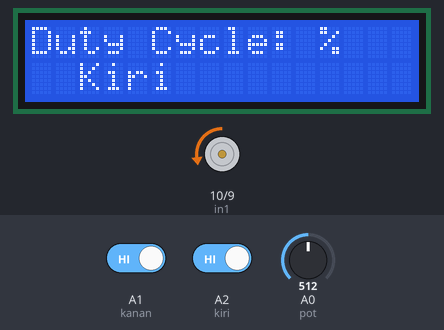
Recording of a sketch running on a simulated Arduino Uno, built with avr-gcc and run on an emulated ATmega328P. Parts: 16×2 character LCD, motor-driver pin pairs drawn as motors (green arrow = first pin HIGH = forward, orange = second pin HIGH = backward, longer = more drive, scaled by the enable pin). Inputs (shaded band) come from the test bench; at power-on: A1 (kanan) HIGH, A0 (pot) = 512, A2 (kiri) HIGH.

Above: at 3.2 s.
3.3 s: A1 (kanan) driven LOW
At 3.8 s:
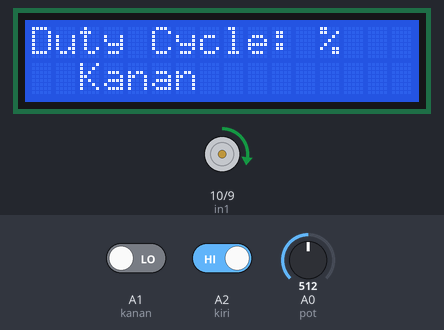
4.8 s: A0 (pot) set to 716
At 5.9 s:
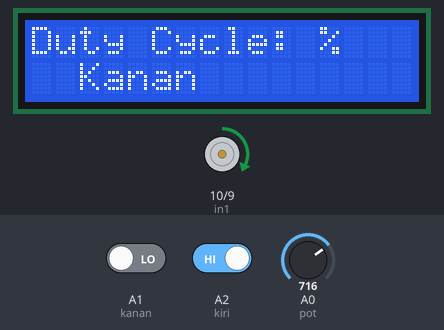
6.3 s: A2 (kiri) driven LOW
At 6.8 s:
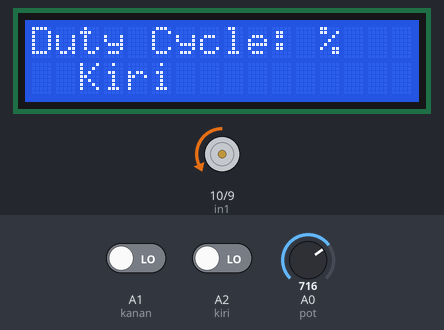
7.8 s: A0 (pot) set to 0
At 8.9 s:
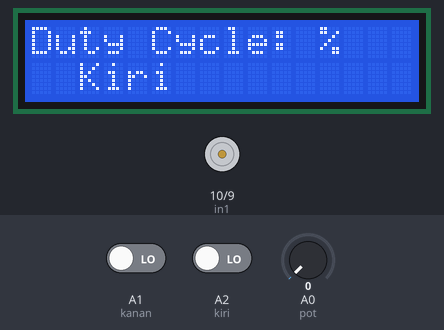
9.3 s: A2 (kiri) driven HIGH
At 9.8 s:
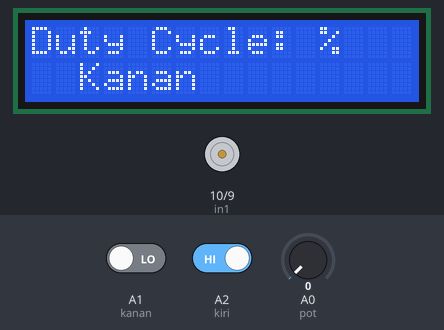
Timing chart, 0 to 11.8 s (numbered marks = the images above; inputs shaded):
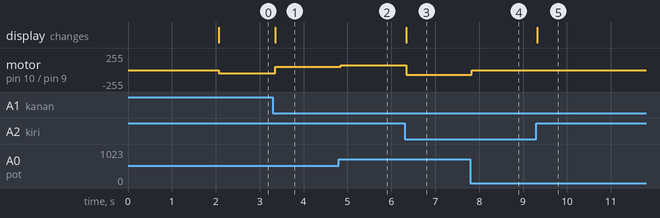

Measured:
- after the input at 3.3 s, motor on pin 10 (in1) / pin 9 (in2): backward 50/255 → forward 50/255 after 0.05 s; the display: changes after 0.05 s (image 1)
- after the input at 4.8 s, motor on pin 10 (in1) / pin 9 (in2): forward 50/255 → forward 69/255 at once
- after the input at 6.3 s, motor on pin 10 (in1) / pin 9 (in2): forward 69/255 → backward 69/255 at once; the display: changes at once (image 3)
- after the input at 7.8 s, motor on pin 10 (in1) / pin 9 (in2): backward 69/255 → stopped at once
- after the input at 9.3 s, the display: changes at once (image 5)

The sketch:

driver_2push_button.ino
```cpp
#include <LiquidCrystal.h>
LiquidCrystal lcd(2, 3, 4, 5, 6, 7);
#define kanan A1
#define kiri A2
#define pot A0
#define Ena 11
#define in1 10
#define in2 9
int read_ADC;
int duty_cycle;
int set = 0;

void setup() {
Serial.begin(9600);
pinMode(pot,INPUT);
pinMode(Ena,OUTPUT);
pinMode(in1,OUTPUT);
pinMode(in2,OUTPUT);

lcd.begin(16,2);
lcd.setCursor(0,0);
lcd.print("Welcome to");
lcd.setCursor(0,1);
lcd.print("Afterworks");
delay(2000);
lcd.clear();
}

void loop() {
read_ADC = analogRead(pot);
duty_cycle = map(read_ADC,0,1023,0,100);
analogWrite(Ena, duty_cycle);

lcd.setCursor(0,0);
lcd.print("Duty Cycle: ");
lcd.print("% ");

if(digitalRead(kanan)==0)(set=1);
if(digitalRead(kiri)==0)(set=0);

lcd.setCursor(0,1);;
if(set==0){lcd.print("  Kiri  ");
  digitalWrite(in1, LOW);
  digitalWrite(in2, HIGH);
  }
if(set==1){lcd.print("  Kanan ");
  digitalWrite(in1, HIGH);
  digitalWrite(in2, LOW);
  }
delay(50);
}
```
